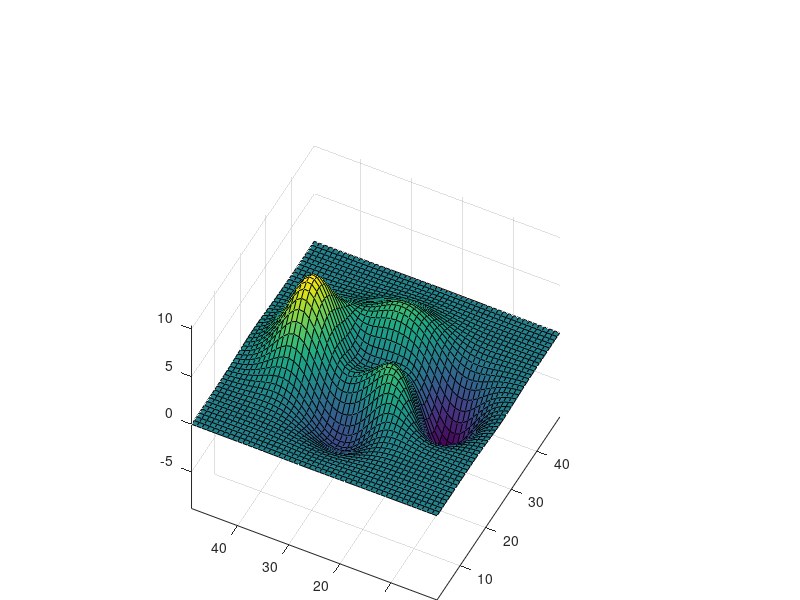

This chart was generated by the following MATLAB code:
%% Move Camera Target
% Move the camera position and the camera target along the _x_-axis in a series 
% of steps.

surf(peaks); 
axis vis3d
xp = linspace(-150,40,50);
xt = linspace(25,50,50);
for i = 1:50
     campos([xp(i),25,5]);
     camtarget([xt(i),30,0])
     drawnow
end

%% 
% Copyright 2012 The MathWorks, Inc.